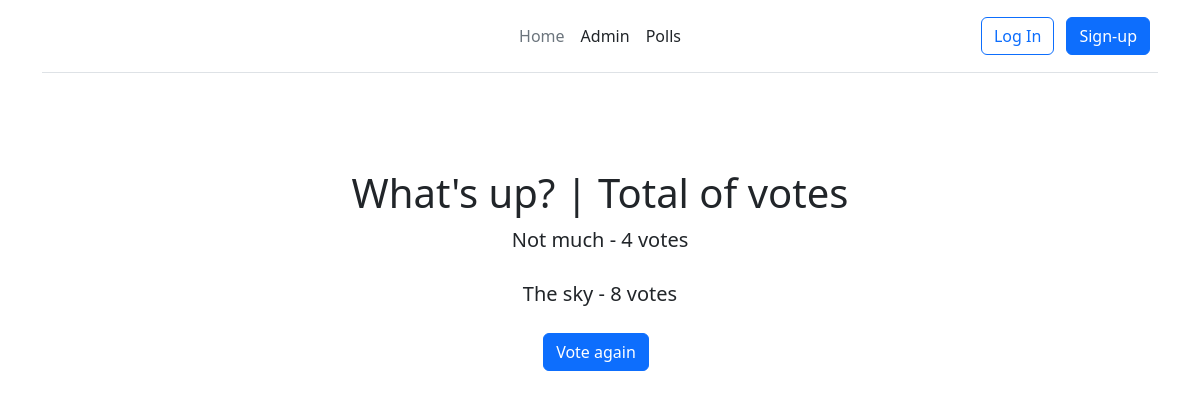
Page /polls/1/results/ on the committed database.
### polls/models.py (models this page shows, shortened)
class Question(models.Model):
    question_text = models.CharField(max_length=200)
    pub_date = models.DateTimeField('date published')

class Choice(models.Model):
    question = models.ForeignKey(Question, on_delete=models.CASCADE)
    choice_text = models.CharField(max_length=200)
    votes = models.IntegerField(default=0)

### polls/views.py (the view)
# urls.py: path('<int:pk>/results/', views.ResultsView.as_view(), name='results'),
class ResultsView(generic.DetailView):
    model = Question
    template_name = 'polls/results.html'

### templates/polls/results.html (shortened to what this page needs)
{% extends 'base.html' %}
{% block content %}
    <div class="px-4 py-5 my-5 text-center">
        <h1>{{ question.question_text }} | Total of votes {{ question.total_votes }}</h1>
        <div class="col-lg-6 mx-auto">
            {% for choice in question.choice_set.all %}
            <p class="lead mb-4">{{ choice.choice_text }} - {{ choice.votes }} vote{{ choice.votes|pluralize }}</p>
            {% endfor %}
            <a href="{% url 'polls:detail' question.id %}" class="btn btn-primary me-2">Vote again</a>
        </div>
    </div>
{% endblock %}

### rows in the picture
Question: question_text "What's up?"
Choice: choice_text "Not much", votes "4"
Choice: choice_text "The sky", votes "8"
